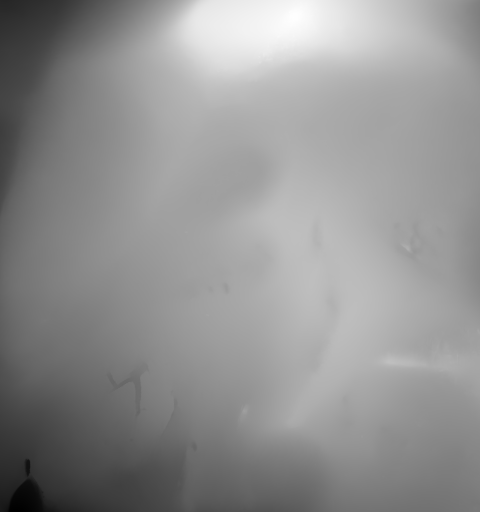
#> input picture tiff/depth_00159.tiff, 480 x 512 px
$ python depth_to_colormap.py tiff/depth_00159.tiff
#> lines starting #> are read from the running program, lines starting #| are printed output that depends on the picture
import numpy as np
import matplotlib.pyplot as plt
from PIL import Image
import os
import argparse
import glob
import matplotlib

def depth_to_colormap(input_path, output_path=None, depth_output_path=None, colormap='jet', min_depth=None, max_depth=None):
    """
    参数:
        input_path: 输入的深度图路径
        output_path: 输出的伪彩图路径，如果为None则自动生成
        depth_output_path: 输出的灰度深度图路径，如果为None则与output_path相同
        colormap: 使用的颜色映射，默认为'jet'
        min_depth: 深度最小值，如果为None则使用图像的最小值
        max_depth: 深度最大值，如果为None则使用图像的最大值
    """
#> called with input_path = 'tiff/depth_00159.tiff', colormap = 'jet'
    # 读取深度图
    depth_img = np.array(Image.open(input_path))
#> depth_img is the input picture: shape (512, 480) float32; min 10.99, max 18.58, mean 15.34

    # 如果未指定深度范围，使用图像的最小/最大值
    if min_depth is None:
        min_depth = np.min(depth_img)
#> min_depth = 10.99
    if max_depth is None:
        max_depth = np.max(depth_img)
#> max_depth = 18.58

    # 将深度值归一化到0-1范围
    depth_normalized = np.clip((depth_img - min_depth) / (max_depth - min_depth), 0, 1)

    # 获取颜色映射对象
    cmap = plt.get_cmap(colormap)

    # 直接应用颜色映射
    colored_img = cmap(depth_normalized)
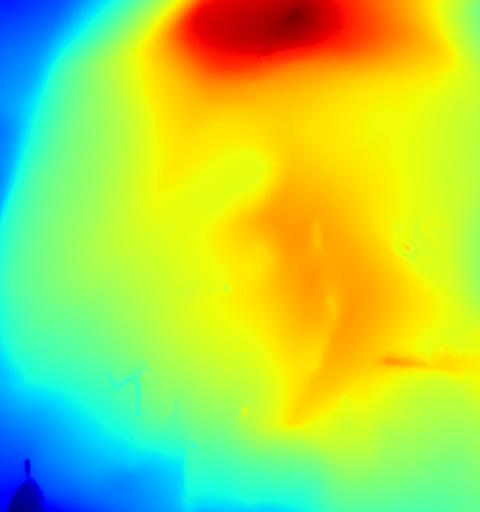
#> colored_img: shape (512, 480, 4) float64; mean of channels 0, 1, 2, 3 0.669, 0.845, 0.305, 1; drawn as R, G, B

    # 转换为uint8 RGB图像（移除alpha通道）
    rgb_img = (colored_img[:, :, :3] * 255).astype(np.uint8)

    # 创建PIL图像
    pil_img = Image.fromarray(rgb_img)

    # 创建灰度深度图
    gray_img = (depth_normalized * 255).astype(np.uint8)
    pil_gray_img = Image.fromarray(gray_img, mode='L')

    # 确定输出路径
    base_name = os.path.basename(input_path)  # 获取文件名而不是路径
    name_no_ext = os.path.splitext(base_name)[0]

    if output_path is None:
        colormap_path = f"{name_no_ext}_colormap.png"
    else:
        # 如果output_path是目录，在该目录下创建文件
        if os.path.isdir(output_path):
            colormap_path = os.path.join(output_path, f"{name_no_ext}_colormap.png")
        else:
            colormap_path = output_path

    if depth_output_path is None:
        if output_path is None:
            grayscale_path = f"{name_no_ext}_grayscale.png"
        else:
            grayscale_path = os.path.splitext(colormap_path)[0] + "_grayscale.png"
    else:
        # 如果depth_output_path是目录，在该目录下创建文件
        if os.path.isdir(depth_output_path):
            grayscale_path = os.path.join(depth_output_path, f"{name_no_ext}_grayscale.png")
        else:
            grayscale_path = depth_output_path

    # 确保输出目录存在
    os.makedirs(os.path.dirname(colormap_path) if os.path.dirname(colormap_path) else '.', exist_ok=True)
    os.makedirs(os.path.dirname(grayscale_path) if os.path.dirname(grayscale_path) else '.', exist_ok=True)

    # 保存图像
    pil_img.save(colormap_path)
    pil_gray_img.save(grayscale_path)

    print(f"伪彩图已保存到: {colormap_path}")
    print(f"灰度深度图已保存到: {grayscale_path}")

    return colormap_path, grayscale_path

def process_directory(input_dir, output_dir, depth_output_dir=None, colormap='jet', min_depth=None, max_depth=None):
    """
    处理目录中的所有TIFF文件
    """
    # 确保输出目录存在
    os.makedirs(output_dir, exist_ok=True)
    if depth_output_dir:
        os.makedirs(depth_output_dir, exist_ok=True)

    # 获取所有TIFF文件
    tiff_files = glob.glob(os.path.join(input_dir, "*.tif")) + glob.glob(os.path.join(input_dir, "*.tiff"))

    if not tiff_files:
        print(f"在 {input_dir} 中没有找到TIFF文件")
        return

    print(f"找到 {len(tiff_files)} 个TIFF文件，开始处理...")

    for tiff_file in tiff_files:
        depth_to_colormap(
            tiff_file,
            output_dir,
            depth_output_dir,
            colormap,
            min_depth,
            max_depth
        )

    print(f"所有 {len(tiff_files)} 个文件处理完成")

if __name__ == "__main__":
    parser = argparse.ArgumentParser(description='将16位TIFF深度图转换为纯净的伪彩图和灰度深度图')
    parser.add_argument('input_path', help='输入的深度图路径或目录')
    parser.add_argument('--output_path', '-o', help='输出的伪彩图路径或目录')
    parser.add_argument('--depth_output_path', '-d', help='输出的灰度深度图路径或目录')
    parser.add_argument('--colormap', '-c', default='jet', help='使用的颜色映射，如jet, plasma, viridis等')
    parser.add_argument('--min_depth', '-min', type=float, help='深度最小值')
    parser.add_argument('--max_depth', '-max', type=float, help='深度最大值')

    args = parser.parse_args()

    # 判断输入是文件还是目录
    if os.path.isdir(args.input_path):
        # 处理目录
        output_dir = args.output_path if args.output_path else os.path.join(args.input_path, "colormap_output")
        depth_output_dir = args.depth_output_path if args.depth_output_path else output_dir
        process_directory(
            args.input_path,
            output_dir,
            depth_output_dir,
            args.colormap,
            args.min_depth,
            args.max_depth
        )
    else:
        # 处理单个文件
        depth_to_colormap(
            args.input_path,
            args.output_path,
            args.depth_output_path,
            args.colormap,
            args.min_depth,
            args.max_depth
        )

$ run again, on tiff/depth_00985.tiff
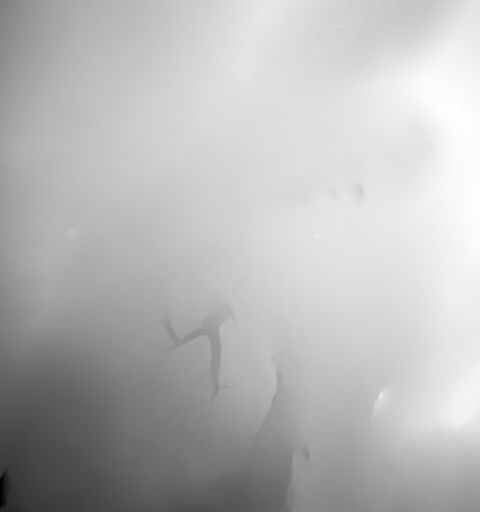
#> input picture tiff/depth_00985.tiff, 480 x 512 px
#> in depth_to_colormap, depth_img is the input picture: shape (512, 480) float32; min 5.02, max 9.04, mean 7.92
#> min_depth = 5.02
#> max_depth = 9.04
#> in depth_to_colormap, `colored_img = cmap(depth_normalized)`:
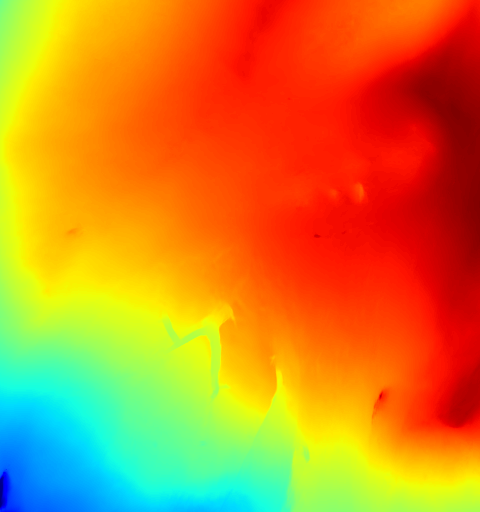
#> colored_img: shape (512, 480, 4) float64; mean of channels 0, 1, 2, 3 0.82, 0.524, 0.143, 1; drawn as R, G, B

$ run again, on tiff/depth_01200.tiff
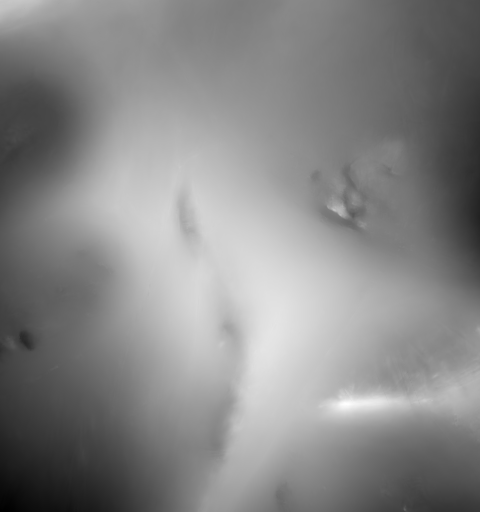
#> input picture tiff/depth_01200.tiff, 480 x 512 px
#> in depth_to_colormap, depth_img is the input picture: shape (512, 480) float32; min 7.08, max 8.94, mean 8.07
#> min_depth = 7.08
#> max_depth = 8.94
#> in depth_to_colormap, `colored_img = cmap(depth_normalized)`:
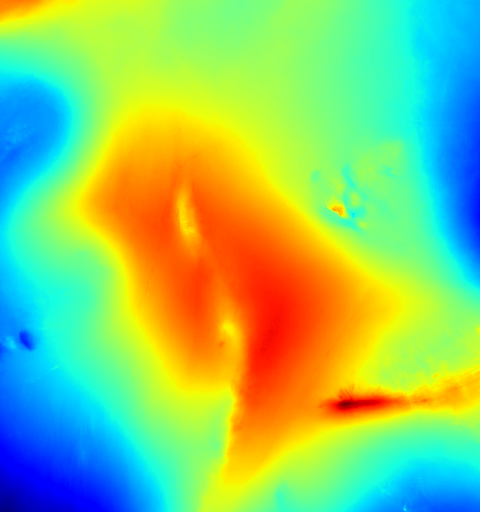
#> colored_img: shape (512, 480, 4) float64; mean of channels 0, 1, 2, 3 0.553, 0.793, 0.428, 1; drawn as R, G, B

$ run again, on tiff/depth_01242.tiff
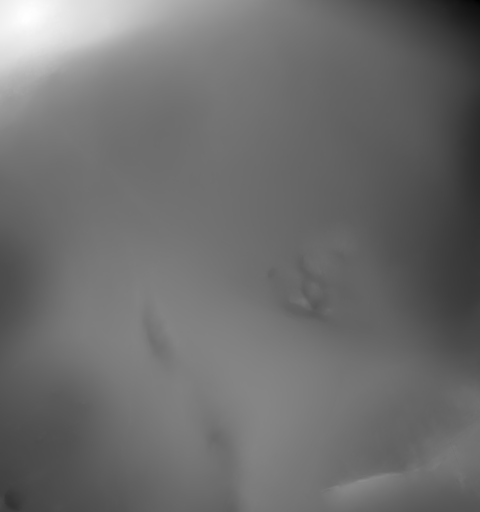
#> input picture tiff/depth_01242.tiff, 480 x 512 px
#> in depth_to_colormap, depth_img is the input picture: shape (512, 480) float32; min 6.23, max 10.85, mean 8.23
#> min_depth = 6.23
#> max_depth = 10.85
#> in depth_to_colormap, `colored_img = cmap(depth_normalized)`:
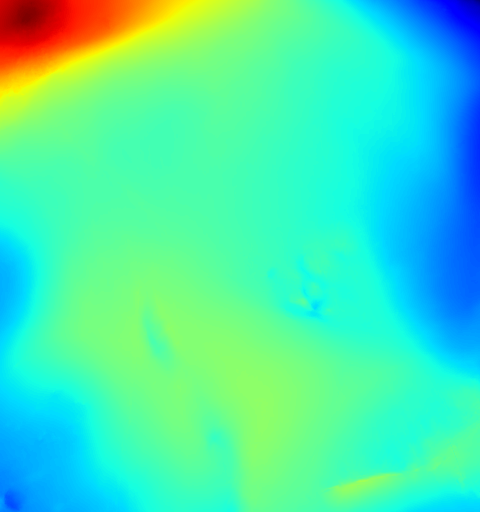
#> colored_img: shape (512, 480, 4) float64; mean of channels 0, 1, 2, 3 0.278, 0.907, 0.693, 1; drawn as R, G, B
